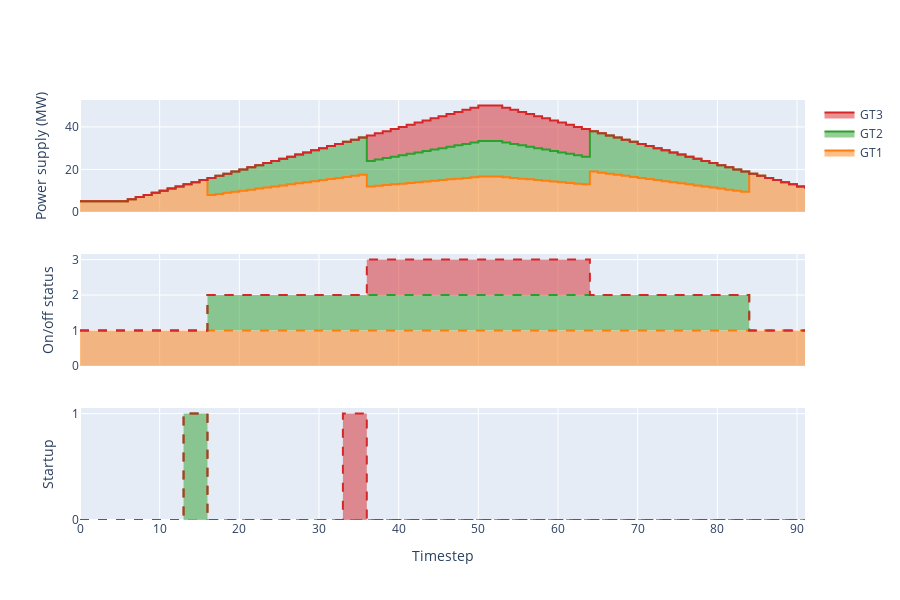

Notebook cell for this chart:
### Code cell
plots.plot_device_profile(res,optimisation_model=simulator.optimiser,devs=['GT1','GT2','GT3'],include_on_off=True,include_prep=True)
